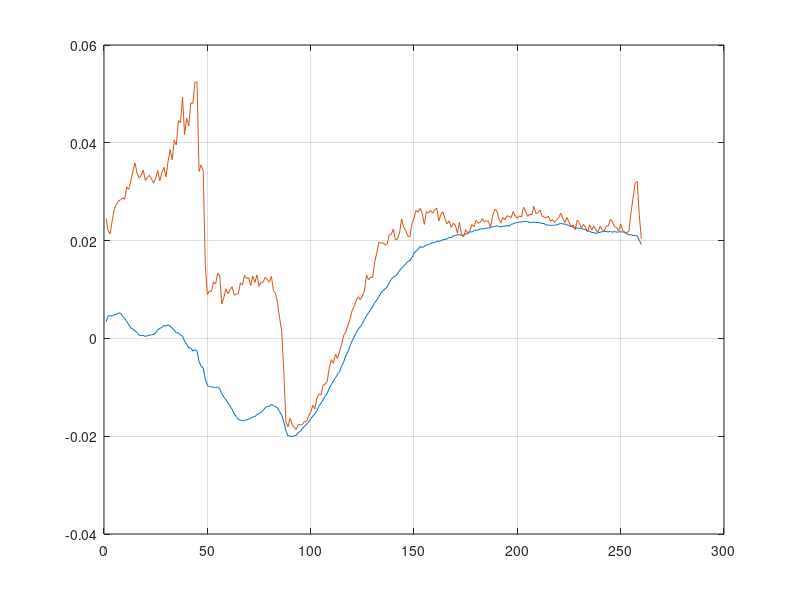
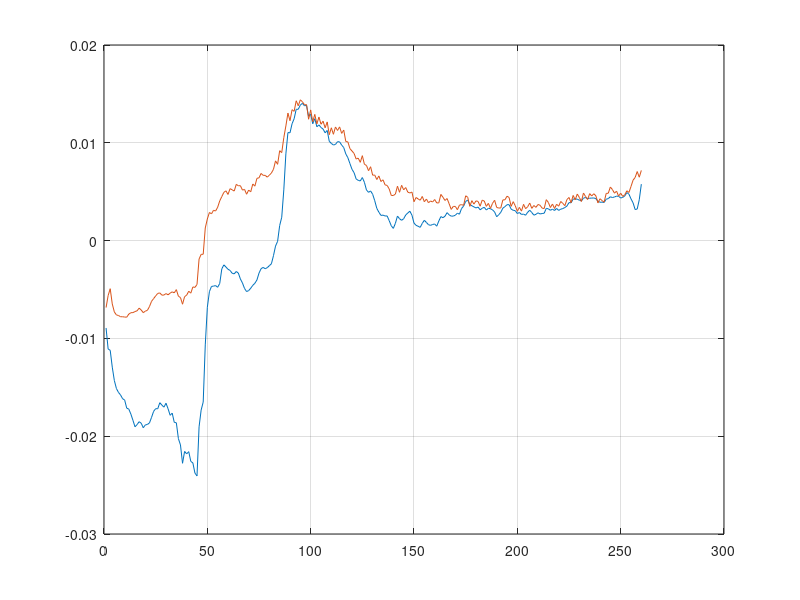

The MATLAB source for these figures, in order:
clear all
close all


load('shot_46856.mat');
index1=1019;
index2 =1278;
I_vert=data.vert(index1:index2);
I_hor=data.hor(index1:index2);
R=data.R0(index1:index2);
Z=data.z0(index1:index2);

Input=[I_vert,I_hor,R,Z];

A_est_pos= [1.13163023314199, -0.343597594340211, -0.213879462160118, 0.0179916185487389, -0.150369187380823, 0.0269299858719678, -0.0433137874319706, 0.179179577153557, -0.207578023558474, -0.0352702122199913,
																0.287600842583737, 0.540556228880367, -0.204154977999538, 0.0102852640208614, -0.209928800555951, 0.0360517621845844, 0.0666388339639277, 0.178351267657655, -0.171995165509242, -0.127345902924508,
																0.0754707536107985, -0.238668989358296, 0.818854849839767, -0.164733743815283, -0.0217690782606367, 0.0146591987555307, -0.0324172794802642, 0.0606121920942799, -0.179686741383566, -0.0508405095031112,
																0.131925929817064, -0.372248680592072, 0.0276052171048853, 1.02179796923870, -0.257351929706168, 0.0179101866506223, -0.0840360783373023, 0.171227557561418, -0.287524674661170, 0.000517459687887203,
																0.177657933921153, -0.444331155707191, -0.340898331624331, 0.221398005868031, 0.680207481216171, 0.414718779863749, 0.0495581812996120, -0.0146824110541471, -0.256160870498049, -0.0879751273508828,
																0.00428166489028195, 0.00468605824926672, -0.118841222744660, -0.0775930411311325, -0.470877574197134, 0.736438110295846, 0.292243145826319, -0.106667041723583, 0.184354045805486, -0.0352856736421628,
																0.0211465169994229, 0.0920804800367413, 0.0775101736851033, -0.0871076469823266, -0.00274664766965684, 0.301191024811585, -0.853677736106622, -0.338194597621530, 0.0903540072889142, 0.126857877037311,
																-0.101039074797006, 0.172115106521145, 0.126989777403869, -0.113977526679146, 0.0303493831666241, 0.225517804060444, 0.120367523058471, -0.182536009695298, -0.773100535530777, 0.197640938910675,
																-0.0125352928445362, -0.0356027448693943, -0.00986410114649150, 0.0104414601859412, -0.00612203568636584, -0.193714169340406, 0.0971839573892438, -0.508057156805493, 0.207904559974678, 0.494301295754186,
																-0.0681141671749747, 0.0631731918311591, 0.0391916236690946, -0.0709854208561612, -0.00992959690135519, -0.0263008458827116, 0.103215896765230, -0.0365368432532828, -0.136301181420319, 0.0809720948251243];
                                                            
 B_est_pos= [-1.16125013575191*1e-05, 0.000163758480113681, 0.000257613772728220, 0.000278483718207995, -0.000369222690232994, 0.000391024178414270, 2.19403868131743*1e-05, -0.000254502475896278, -0.000152028009309686, -0.00118431170706074,
																					2.59526548636673*1e-05, 0.000134280648824691, -0.000550079593989017, 7.06765132488954*1e-05, 0.00132298996363479, 0.00167244079903906, -0.000296832394696530, -0.000922111433587482, -0.00107176586288692, -0.00101009010026278,
																					0.876479961841367, 1.01242478492612, 0.574210915670357, 0.964761414967758, 1.23892804780780, -0.0130977878038005, -0.797987484859047, -0.416006708588100, 0.196839888372422, -0.161860817345070, 
																					-2.30413733637204, -2.86691484603969, -1.51143528695349, -2.25683449771732, -3.09391877161166, -0.208771202482571, 0.765181314330032, 1.36998563604846, -0.376017766040073, 0.592294754381924];
	
C_est_pos=  [0.172597562096771, -0.0406841025944168, -0.0424424164905047, 0.000820643421739336, -0.0326833771976484, -0.00365572309023441, -0.000568188978630238, 0.0249183302168008, -0.0404898910313346, -0.00958025363872561,
						
0.0903364751248640, -0.0663772722506334, -0.0471458612175972, 0.00301323332985550, -0.0332791814731680, -0.000992351893563895, -0.00420353785437508, 0.0333815426885655, -0.0451543116864300, -0.0101756896082312,
																					1.18884773817693, -0.358654960655223, -0.220162298985963, 0.0189011564774812, -0.148452934033422, 0.00241780432962949, -0.0278396433717354, 0.168989127864764, -0.211269724974846, -0.0464470550704881,
																					0.229509553160214, 0.604796934780455, -0.245072346293721, 0.0206397526839626, -0.165825390855866, 0.00210741024042335, -0.0303096856161090, 0.187024152831786, -0.235139879194527, -0.0517909904013656,
																					0.167787245300399, -0.317882162249978, 0.804819138644354, 0.0167488520649557, -0.131619210631909, 0.00213233078661748, -0.0246677698542292, 0.149793541644763, -0.187296669169996, -0.0411784786310142,
																					0.167164609215762, -0.351089470722029, -0.213473006599433, 1.01865739890114, -0.143466499241793, 0.00282692400818382, -0.0275556055487798, 0.164751369201408, -0.204878512085112, -0.0449625071255927,
																					0.200175764880664, -0.396987340766533, -0.242669570947558, 0.0209988010405207, 0.836608787354835, 0.00290642839112818, -0.0309668006232276, 0.186713604156288, -0.232881861304842, -0.0511586671634703,
																					0.178051672848331, -0.265978025575213, -0.167663221297088, 0.0136843925931207, -0.114075245525449, 1.00080512191246, -0.0199948167120765, 0.126767288948896, -0.160831250018297, -0.0355289006437349,
																					0.00383589029017545, -0.150145747826621, -0.0834758634882206, 0.00857120657092464, -0.0542641781559624, 0.00296767662899450, 0.987056687456786, 0.0678842564372292, -0.0802227318163792, -0.0172990494480662,
																					0.108985599301217, -0.174203909575089, -0.108930345887065, 0.00902947312509098, -0.0739145819293058, 0.000725681099243316, -0.0132264431869919, 1.08273682441609, -0.104503342109657, -0.0230522482456343,
																					0.165699441469261, -0.268112493366233, -0.167416316986419, 0.0139148512567483, -0.113546403204613, 0.00116983872218807, -0.0203913602166371, 0.127260516498298, 0.839384444871921, -0.0354209830451735,
																					0.134952441212368, -0.216695226800387, -0.135429073714409, 0.0112373141887950, -0.0918789918794712, 0.000918716714456840, -0.0164631624775202, 0.102894303993053, -0.129926097424931, 0.971342499342926];
D_est_pos=[ 0, 							0, 					0, 					0, 				0,					 0, 			0, 					0, 					0, 					0,			 0, 					0,
																			0, 							0, 					0, 					0, 				0, 					 0, 			0, 					0, 					0, 					0,			 0, 					0,
																			0.0837226767933073, -0.201930464264813, 0.932065758525171, 0.882254761320045, 0.823346631120921, 1.03206071769100, 1.09155104677677, 0.434307167651101, 0.898729664509743, 0.336036710307567, 0.530958079293443, 0.422170361983903,
																			-0.201930464264813, 0.581221747348804, -2.40253906173113, -2.63736312680753, -2.12922174119470, -2.36012581017436, -2.66345378002374, -1.76397174672629, -1.04091890922158, -1.15888747773842, -1.78456363151675, -1.44184795296202];
X0 =[0.0983539734804260, 0.480564466137287, -0.204246862173158, 0.0605647026605041, -0.369796209977501, 0.111380460346364, 0.0194246756583234, 0.144179620264490, -0.0534417070457820, 0.215640033094750]; 

sys=ss(A_est_pos,B_est_pos',C_est_pos,D_est_pos',0.0001);	
time=1e-6*data.time(index1:index2);
Y=lsim(sys,Input,time);

plot(Y(:,1))
hold on
plot(R)
grid on

figure(2)
plot(Y(:,2))
hold on
plot(Z)
grid on


              
                                                           		